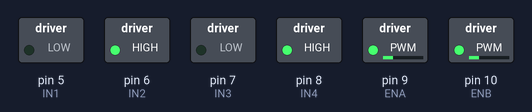
A sketch run on a simulated Arduino Uno, built with avr-gcc and run on an emulated ATmega328P. Parts: switched loads named in the sketch (green lamp = pin HIGH).

Above: at 0.2 s.
At 38.9 s:
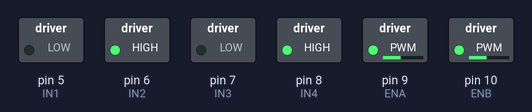
Timing chart, 0 to 40.0 s (numbered marks = the images above):
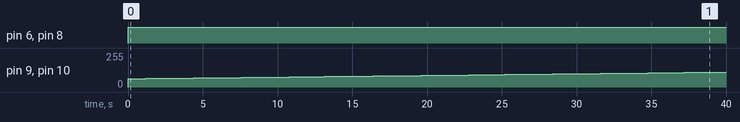

The sketch:

main.ino
```cpp
#include <Wire.h>

// ==========================================
// 1. HARDWARE PINS & VARIABLES
// ==========================================
const int IN1 = 5;  // Motor A direction
const int IN2 = 6;  // Motor A direction
const int ENA = 9;  // Motor A PWM (Speed)
const int IN3 = 7;  // Motor B direction
const int IN4 = 8;  // Motor B direction
const int ENB = 10; // Motor B PWM (Speed)

// PID Variables
float Kp = 25.0; // Proportional: Reacts to current angle
float Ki = 0.5;  // Integral: Reacts to accumulated past errors
float Kd = 1.2;  // Derivative: Reacts to the speed of falling (future prediction)

float currentAngle = 0;
float targetAngle = 0; // 0 degrees = perfectly upright
float error = 0, previousError = 0, integral = 0, derivative = 0;
float motorPower = 0;

unsigned long previousTime;

// ==========================================
// 2. SENSOR MODULE (Mock MPU6050 Reading)
// ==========================================
float readIMUAngle() {
    // In a real project, you use the MPU6050 library to read the Y-axis accelerometer
    // and gyroscope, and combine them using a Complementary or Kalman filter.
    // For this structural example, we return a simulated angle.
    return 2.5; // Simulating the robot leaning forward by 2.5 degrees
}

// ==========================================
// 3. MOTOR CONTROL MODULE
// ==========================================
void driveMotors(float power) {
    // Constrain power to PWM limits (0 to 255)
    int speed = min(abs((int)power), 255);

    if (power > 0) {
        // Fall forward -> Drive forward to catch itself
        digitalWrite(IN1, HIGH); digitalWrite(IN2, LOW);
        digitalWrite(IN3, HIGH); digitalWrite(IN4, LOW);
    } else if (power < 0) {
        // Fall backward -> Drive backward to catch itself
        digitalWrite(IN1, LOW); digitalWrite(IN2, HIGH);
        digitalWrite(IN3, LOW); digitalWrite(IN4, HIGH);
    } else {
        // Stop
        digitalWrite(IN1, LOW); digitalWrite(IN2, LOW);
        digitalWrite(IN3, LOW); digitalWrite(IN4, LOW);
    }

    // Apply calculated speed to both motors
    analogWrite(ENA, speed);
    analogWrite(ENB, speed);
}

// ==========================================
// 4. MAIN PROGRAM EXECTUTION
// ==========================================
void setup() {
    Serial.begin(115200);
    Wire.begin();

    // Initialize Motor Pins
    pinMode(IN1, OUTPUT); pinMode(IN2, OUTPUT); pinMode(ENA, OUTPUT);
    pinMode(IN3, OUTPUT); pinMode(IN4, OUTPUT); pinMode(ENB, OUTPUT);

    previousTime = millis();
}

void loop() {
    unsigned long currentTime = millis();
    float deltaTime = (currentTime - previousTime) / 1000.0; // Convert to seconds
    previousTime = currentTime;

    // STEP 1: Read actual angle from IMU
    currentAngle = readIMUAngle();

    // STEP 2: Calculate PID Math
    error = targetAngle - currentAngle;
    integral += (error * deltaTime);
    derivative = (error - previousError) / deltaTime;

    // Calculate required motor power
    motorPower = (Kp * error) + (Ki * integral) + (Kd * derivative);

    // STEP 3: Drive Motors
    // If the robot falls beyond 45 degrees, it can't recover. Kill motors for safety.
    if (abs(currentAngle) > 45) {
        driveMotors(0);
        integral = 0; // Reset integral windup
    } else {
        driveMotors(motorPower);
    }

    previousError = error;

    // Run at a fixed frequency (e.g., ~100Hz)
    delay(10);
}
```

Measured:
- by itself, pin 6 (IN2), pin 8 (IN4): LOW → HIGH at 0.00 s
- by itself, pin 9 (ENA), pin 10 (ENB): moves from 0/255 to 112/255 over 39.6 s
